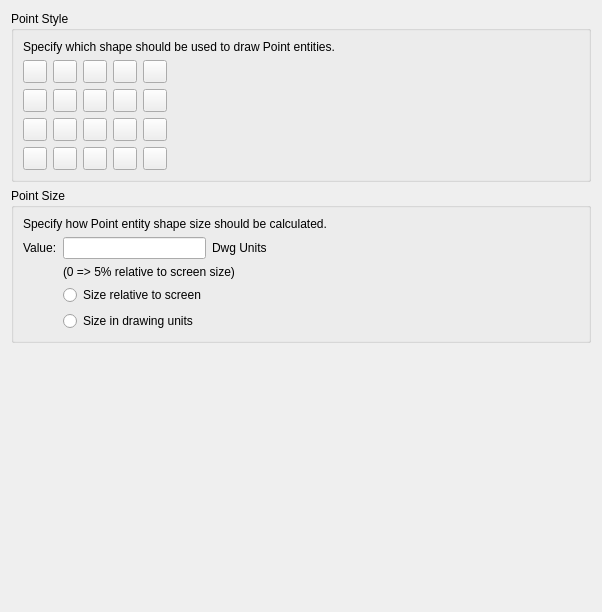
<?xml version="1.0" encoding="UTF-8"?>
<ui version="4.0">
 <class>LC_SettingsPageDrawingPoints</class>
 <widget class="QWidget" name="LC_SettingsPageDrawingPoints">
  <property name="geometry">
   <rect>
    <x>0</x>
    <y>0</y>
    <width>602</width>
    <height>612</height>
   </rect>
  </property>
  <layout class="QVBoxLayout" name="mainLayout">
   <item>
    <widget class="QGroupBox" name="gbPointStyle">
     <property name="title">
      <string>Point Style</string>
     </property>
     <layout class="QGridLayout" name="gridLayout_style">
      <item row="4" column="1">
       <widget class="QToolButton" name="bBlankCircleSquare">
        <property name="icon">
         <iconset>
          <normaloff>:/icons/point_blank_circle_square.lci</normaloff>:/icons/point_blank_circle_square.lci</iconset>
        </property>
        <property name="checkable">
         <bool>true</bool>
        </property>
       </widget>
      </item>
      <item row="1" column="4">
       <widget class="QToolButton" name="bTick">
        <property name="icon">
         <iconset>
          <normaloff>:/icons/point_tick.lci</normaloff>:/icons/point_tick.lci</iconset>
        </property>
        <property name="checkable">
         <bool>true</bool>
        </property>
       </widget>
      </item>
      <item row="2" column="2">
       <widget class="QToolButton" name="bPlusCircle">
        <property name="icon">
         <iconset>
          <normaloff>:/icons/point_plus_circle.lci</normaloff>:/icons/point_plus_circle.lci</iconset>
        </property>
        <property name="checkable">
         <bool>true</bool>
        </property>
       </widget>
      </item>
      <item row="2" column="3">
       <widget class="QToolButton" name="bCrossCircle">
        <property name="icon">
         <iconset>
          <normaloff>:/icons/point_cross_circle.lci</normaloff>:/icons/point_cross_circle.lci</iconset>
        </property>
        <property name="checkable">
         <bool>true</bool>
        </property>
       </widget>
      </item>
      <item row="4" column="4">
       <widget class="QToolButton" name="bTickCircleSquare">
        <property name="icon">
         <iconset>
          <normaloff>:/icons/point_tick_circle_square.lci</normaloff>:/icons/point_tick_circle_square.lci</iconset>
        </property>
        <property name="checkable">
         <bool>true</bool>
        </property>
       </widget>
      </item>
      <item row="2" column="0">
       <widget class="QToolButton" name="bDotCircle">
        <property name="icon">
         <iconset>
          <normaloff>:/icons/point_dot_circle.lci</normaloff>:/icons/point_dot_circle.lci</iconset>
        </property>
        <property name="checkable">
         <bool>true</bool>
        </property>
       </widget>
      </item>
      <item row="3" column="2">
       <widget class="QToolButton" name="bPlusSquare">
        <property name="icon">
         <iconset>
          <normaloff>:/icons/point_plus_square.lci</normaloff>:/icons/point_plus_square.lci</iconset>
        </property>
        <property name="checkable">
         <bool>true</bool>
        </property>
       </widget>
      </item>
      <item row="3" column="4">
       <widget class="QToolButton" name="bTickSquare">
        <property name="icon">
         <iconset>
          <normaloff>:/icons/point_tick_square.lci</normaloff>:/icons/point_tick_square.lci</iconset>
        </property>
        <property name="checkable">
         <bool>true</bool>
        </property>
       </widget>
      </item>
      <item row="2" column="4">
       <widget class="QToolButton" name="bTickCircle">
        <property name="icon">
         <iconset>
          <normaloff>:/icons/point_tick_circle.lci</normaloff>:/icons/point_tick_circle.lci</iconset>
        </property>
        <property name="checkable">
         <bool>true</bool>
        </property>
       </widget>
      </item>
      <item row="4" column="0">
       <widget class="QToolButton" name="bDotCircleSquare">
        <property name="icon">
         <iconset>
          <normaloff>:/icons/point_dot_circle_square.lci</normaloff>:/icons/point_dot_circle_square.lci</iconset>
        </property>
        <property name="checkable">
         <bool>true</bool>
        </property>
       </widget>
      </item>
      <item row="1" column="0">
       <widget class="QToolButton" name="bDot">
        <property name="icon">
         <iconset>
          <normaloff>:/icons/point_dot.lci</normaloff>:/icons/point_dot.lci</iconset>
        </property>
        <property name="checkable">
         <bool>true</bool>
        </property>
       </widget>
      </item>
      <item row="3" column="3">
       <widget class="QToolButton" name="bCrossSquare">
        <property name="icon">
         <iconset>
          <normaloff>:/icons/point_cross_square.lci</normaloff>:/icons/point_cross_square.lci</iconset>
        </property>
        <property name="checkable">
         <bool>true</bool>
        </property>
       </widget>
      </item>
      <item row="1" column="2">
       <widget class="QToolButton" name="bPlus">
        <property name="icon">
         <iconset>
          <normaloff>:/icons/point_plus.lci</normaloff>:/icons/point_plus.lci</iconset>
        </property>
        <property name="checkable">
         <bool>true</bool>
        </property>
       </widget>
      </item>
      <item row="1" column="1">
       <widget class="QToolButton" name="bBlank">
        <property name="icon">
         <iconset>
          <normaloff>:/icons/point_blank.lci</normaloff>:/icons/point_blank.lci</iconset>
        </property>
        <property name="checkable">
         <bool>true</bool>
        </property>
       </widget>
      </item>
      <item row="0" column="0" colspan="7">
       <widget class="QLabel" name="label_4">
        <property name="text">
         <string>Specify which shape should be used to draw Point entities.</string>
        </property>
        <property name="wordWrap">
         <bool>true</bool>
        </property>
       </widget>
      </item>
      <item row="4" column="2">
       <widget class="QToolButton" name="bPlusCircleSquare">
        <property name="icon">
         <iconset>
          <normaloff>:/icons/point_plus_circle_square.lci</normaloff>:/icons/point_plus_circle_square.lci</iconset>
        </property>
        <property name="checkable">
         <bool>true</bool>
        </property>
       </widget>
      </item>
      <item row="1" column="3">
       <widget class="QToolButton" name="bCross">
        <property name="icon">
         <iconset>
          <normaloff>:/icons/point_cross.lci</normaloff>:/icons/point_cross.lci</iconset>
        </property>
        <property name="checkable">
         <bool>true</bool>
        </property>
       </widget>
      </item>
      <item row="2" column="1">
       <widget class="QToolButton" name="bBlankCircle">
        <property name="icon">
         <iconset>
          <normaloff>:/icons/point_blank_circle.lci</normaloff>:/icons/point_blank_circle.lci</iconset>
        </property>
        <property name="checkable">
         <bool>true</bool>
        </property>
       </widget>
      </item>
      <item row="3" column="1">
       <widget class="QToolButton" name="bBlankSquare">
        <property name="icon">
         <iconset>
          <normaloff>:/icons/point_blank_square.lci</normaloff>:/icons/point_blank_square.lci</iconset>
        </property>
        <property name="checkable">
         <bool>true</bool>
        </property>
       </widget>
      </item>
      <item row="4" column="3">
       <widget class="QToolButton" name="bCrossCircleSquare">
        <property name="icon">
         <iconset>
          <normaloff>:/icons/point_cross_circle_square.lci</normaloff>:/icons/point_cross_circle_square.lci</iconset>
        </property>
        <property name="checkable">
         <bool>true</bool>
        </property>
       </widget>
      </item>
      <item row="3" column="0">
       <widget class="QToolButton" name="bDotSquare">
        <property name="icon">
         <iconset>
          <normaloff>:/icons/point_dot_square.lci</normaloff>:/icons/point_dot_square.lci</iconset>
        </property>
        <property name="checkable">
         <bool>true</bool>
        </property>
       </widget>
      </item>
      <item row="2" column="5">
       <spacer name="horizontalSpacer">
        <property name="orientation">
         <enum>Qt::Orientation::Horizontal</enum>
        </property>
        <property name="sizeHint" stdset="0">
         <size>
          <width>0</width>
          <height>0</height>
         </size>
        </property>
       </spacer>
      </item>
     </layout>
    </widget>
   </item>
   <item>
    <widget class="QGroupBox" name="gbPointSize">
     <property name="title">
      <string>Point Size</string>
     </property>
     <layout class="QGridLayout" name="gridLayout_size">
      <item row="3" column="1">
       <widget class="QRadioButton" name="rbRelSize">
        <property name="toolTip">
         <string>Point Size Fixed

Point size will be calculated as percentage
of the current screen size and so
it is not affected by zoom level.</string>
        </property>
        <property name="text">
         <string>Size relative to screen</string>
        </property>
       </widget>
      </item>
      <item row="1" column="1">
       <widget class="QLineEdit" name="lePointSize">
        <property name="sizePolicy">
         <sizepolicy hsizetype="Preferred" vsizetype="Fixed">
          <horstretch>0</horstretch>
          <verstretch>0</verstretch>
         </sizepolicy>
        </property>
        <property name="toolTip">
         <string>Point Size

Enter value for points size</string>
        </property>
       </widget>
      </item>
      <item row="2" column="1" colspan="2">
       <widget class="QLabel" name="label">
        <property name="text">
         <string>(0 =&gt; 5% relative to screen size)</string>
        </property>
       </widget>
      </item>
      <item row="1" column="3">
       <spacer name="horizontalSpacer_2">
        <property name="orientation">
         <enum>Qt::Orientation::Horizontal</enum>
        </property>
        <property name="sizeHint" stdset="0">
         <size>
          <width>0</width>
          <height>0</height>
         </size>
        </property>
       </spacer>
      </item>
      <item row="1" column="0">
       <widget class="QLabel" name="label_2">
        <property name="text">
         <string>Value:</string>
        </property>
        <property name="buddy">
         <cstring>lePointSize</cstring>
        </property>
       </widget>
      </item>
      <item row="1" column="2">
       <widget class="QLabel" name="lPtSzUnits">
        <property name="text">
         <string>Dwg Units</string>
        </property>
       </widget>
      </item>
      <item row="4" column="1">
       <widget class="QRadioButton" name="rbAbsSize">
        <property name="toolTip">
         <string>Point Size Scaled

Size will be defined in drawing units of current drawing
 and so will be changed according to zoom level.</string>
        </property>
        <property name="text">
         <string>Size in drawing units</string>
        </property>
       </widget>
      </item>
      <item row="0" column="0" colspan="4">
       <widget class="QLabel" name="label_3">
        <property name="text">
         <string>Specify how Point entity shape size should be calculated.</string>
        </property>
        <property name="wordWrap">
         <bool>true</bool>
        </property>
       </widget>
      </item>
     </layout>
    </widget>
   </item>
   <item>
    <spacer>
     <property name="orientation">
      <enum>Qt::Orientation::Vertical</enum>
     </property>
     <property name="sizeHint" stdset="0">
      <size>
       <width>0</width>
       <height>0</height>
      </size>
     </property>
    </spacer>
   </item>
  </layout>
 </widget>
 <resources/>
 <connections/>
</ui>
